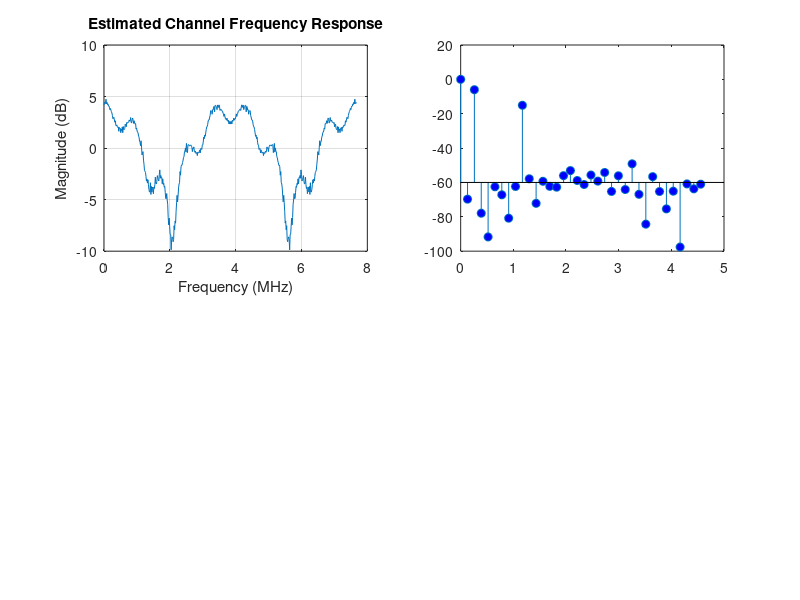

MATLAB code for this plot: (Note: this script raises an error after producing the figure.)
% sim_channel_sounding.m
% 任务一仿真：离线模拟“全1导频”宽带信道探测
% 目的：验证基于全1导频（频域全1，时域脉冲）的信道估计、PDP绘制及RMS时延扩展计算逻辑。

clc; clear; close all;

%% 1. 参数设置 (System Parameters)
fs = 7.68e6;            % 采样率: 7.68 MHz
nFFT = 512;             % FFT大小 (对应子载波间隔 15kHz)
cpLen = 36;             % 循环前缀长度 (约 4.7us)
numSymbols = 10;        % 模拟发送的符号数

disp(['--- Channel Sounding Simulation ---']);
disp(['Sample Rate: ', num2str(fs/1e6), ' MHz']);
disp(['Tone Spacing: ', num2str(fs/nFFT/1e3), ' kHz']);

%% 2. 信号生成 (Signal Generation - All 1s Pilot)
% 频域全1导频 (All-1s in Frequency Domain)
% 注意：这在时域会导致极高的PAPR (脉冲)，但能最直接地探测信道冲击响应
TxPilotFreq = ones(nFFT, 1); 

% OFDM调制 (IFFT + CP)
TxPilotTime = ifft(TxPilotFreq, nFFT) * sqrt(nFFT); % 归一化能量
TxBlock = [TxPilotTime(end-cpLen+1:end); TxPilotTime]; % 添加CP

% 构建发送帧 (重复发送以提高信噪比)
TxFrame = repmat(TxBlock, numSymbols, 1);

disp('Signal Generated: Frequency Domain All-1s (Time Domain Pulse)');

%% 3. 信道模拟 (Simulated Multipath Channel)
% 模拟一个典型的室内多径信道
% 路径1: LOS, 0us, 0dB
% 路径2: 反射, 0.3us (约2.3个样点), -6dB
% 路径3: 远反, 1.2us (约9.2个样点), -15dB
ts = 1/fs;
tau_profile = [0, 3e-7, 1.2e-6]; 
pdb_profile = [0, -6, -15]; % dB
path_gains = 10.^(pdb_profile./20);

% 将连续时延映射到离散抽头
channel_taps = zeros(20, 1);
for i = 1:length(tau_profile)
    idx = round(tau_profile(i)/ts) + 1;
    channel_taps(idx) = path_gains(i);
end

disp('Simulating Multipath Channel...');
% 通过信道
RxSignalRaw = filter(channel_taps, 1, TxFrame);

% 添加高斯白噪声 (SNR = 20dB)
RxSignal = awgn(RxSignalRaw, 20, 'measured');

%% 4. 接收与信道估计 (Receiver & Estimation)
% 假设实现了完美的符号同步 (直接重塑矩阵)
RxMatrix = reshape(RxSignal, nFFT + cpLen, numSymbols);
RxPayload = RxMatrix(cpLen+1:end, :); % 去除CP

% FFT 变换到频域
RxFreq = fft(RxPayload, nFFT) / sqrt(nFFT);

% LS信道估计 (H_est = Y / X)
% 因为 X (发送导频) 全为1，所以 H_est = Y
H_est_per_symbol = RxFreq ./ repmat(TxPilotFreq, 1, numSymbols);

% 对多个符号取平均以降噪
H_est = mean(H_est_per_symbol, 2);

%% 5. 数据分析 (Analysis)

% A. 功率延迟谱 (PDP - Power Delay Profile)
% PDP 是信道冲激响应(CIR)的模平方
h_time = ifft(H_est); % 变换回时域得到 CIR
pdp = abs(h_time).^2;
% 只取前一部分(CP长度内)，因为后面通常是噪声
pdp_cut = pdp(1:cpLen); 
time_axis_us = (0:length(pdp_cut)-1) * ts * 1e6;

% B. RMS 时延扩展 (RMS Delay Spread)
% 计算一阶矩 (平均时延)
pdp_linear = pdp_cut; % 线性功率
total_power = sum(pdp_linear);
tau_axis = (0:length(pdp_linear)-1).' * ts;

mean_delay = sum(pdp_linear .* tau_axis) / total_power;

% 计算二阶矩
second_moment = sum(pdp_linear .* (tau_axis.^2)) / total_power;

% RMS Delay Spread
rms_delay_spread = sqrt(second_moment - mean_delay^2);

% C. 频率相关函数 (FCF - Frequency Correlation Function)
% FCF 是 PDP 的傅里叶变换 (即信道频域响应的自相关)
% 或者直接计算频域响应的自相关
fcf = xcorr(H_est - mean(H_est), 'biased'); 
% 归一化
fcf = abs(fcf) / max(abs(fcf));
f_lags = (-(nFFT-1):(nFFT-1)) * (fs/nFFT/1e6); % MHz

%% 6. 绘图结果 (Plotting)
figure('Position', [100, 100, 1000, 600]);

% 1. 信道频域响应 (幅度)
subplot(2,2,1);
plot((0:nFFT-1)*(fs/nFFT/1e6), 20*log10(abs(H_est)));
title('Estimated Channel Frequency Response');
xlabel('Frequency (MHz)'); ylabel('Magnitude (dB)');
grid on;

% 2. 功率延迟谱 (PDP)
subplot(2,2,2);
stem(time_axis_us, 10*log10(pdp_cut), 'BaseValue', -60, 'MarkerFaceColor', 'b');
hold on;
xline(mean_delay*1e6, 'g--', 'Mean Delay');
xline((mean_delay+rms_delay_spread)*1e6, 'r--', 'RMS Spread');
title(['PDP (RMS Delay: ' num2str(rms_delay_spread*1e6, '%.2f') ' us)']);
xlabel('Delay (\mus)'); ylabel('Power (dB)');
legend('PDP', 'Mean Delay', 'RMS Boundary');
grid on;
ylim([-50 5]);

% 3. 频率相关函数 (FCF)
subplot(2,2,3);
plot(f_lags, fcf);
title('Frequency Correlation Function (FCF)');
xlabel('Frequency Lag (MHz)'); ylabel('Correlation');
xlim([-2 2]); % 关注中心区域
grid on;

% 4. 原始发送 vs 接收 (时域一个符号)
subplot(2,2,4);
plot(abs(TxBlock), 'b'); hold on;
plot(abs(RxMatrix(:,1)), 'r--');
title('Time Domain Signal (One Symbol)');
legend('Tx (Pulse)', 'Rx (Multipath)');
xlabel('Samples'); ylabel('Amplitude');
grid on;

saveas(gcf, 'sim_channel_sounding_results.png');
disp('Simulation Complete. Results saved to sim_channel_sounding_results.png');
